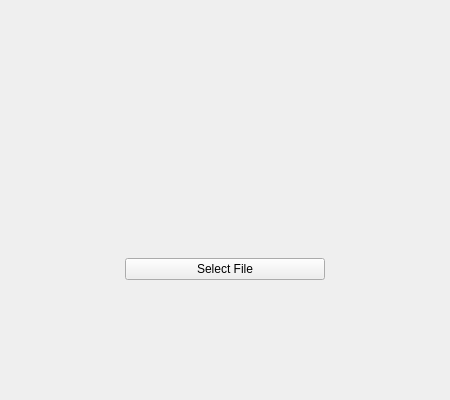
<?xml version="1.0" encoding="UTF-8"?>
<ui version="4.0">
 <class>MainWindow</class>
 <widget class="QMainWindow" name="MainWindow">
  <property name="geometry">
   <rect>
    <x>0</x>
    <y>0</y>
    <width>450</width>
    <height>400</height>
   </rect>
  </property>
  <property name="minimumSize">
   <size>
    <width>450</width>
    <height>400</height>
   </size>
  </property>
  <property name="maximumSize">
   <size>
    <width>450</width>
    <height>400</height>
   </size>
  </property>
  <property name="windowTitle">
   <string>Osu Extracter</string>
  </property>
  <property name="windowIcon">
   <iconset>
    <normaloff>Osu.png</normaloff>Osu.png</iconset>
  </property>
  <widget class="QWidget" name="centralwidget">
   <widget class="QWidget" name="verticalLayoutWidget">
    <property name="geometry">
     <rect>
      <x>60</x>
      <y>10</y>
      <width>331</width>
      <height>351</height>
     </rect>
    </property>
    <layout class="QGridLayout" name="gridLayout">
     <item row="2" column="0">
      <widget class="QLabel" name="status">
       <property name="maximumSize">
        <size>
         <width>200</width>
         <height>30</height>
        </size>
       </property>
       <property name="text">
        <string/>
       </property>
       <property name="alignment">
        <set>Qt::AlignCenter</set>
       </property>
       <property name="wordWrap">
        <bool>true</bool>
       </property>
      </widget>
     </item>
     <item row="0" column="0">
      <widget class="QLabel" name="icon">
       <property name="maximumSize">
        <size>
         <width>200</width>
         <height>200</height>
        </size>
       </property>
       <property name="text">
        <string/>
       </property>
       <property name="pixmap">
        <pixmap>../../osu_extracter/resources/Osu.png</pixmap>
       </property>
       <property name="scaledContents">
        <bool>true</bool>
       </property>
       <property name="alignment">
        <set>Qt::AlignCenter</set>
       </property>
      </widget>
     </item>
     <item row="1" column="0">
      <widget class="QPushButton" name="selectbtn">
       <property name="text">
        <string>Select File</string>
       </property>
      </widget>
     </item>
    </layout>
   </widget>
  </widget>
 </widget>
 <resources/>
 <connections/>
</ui>
